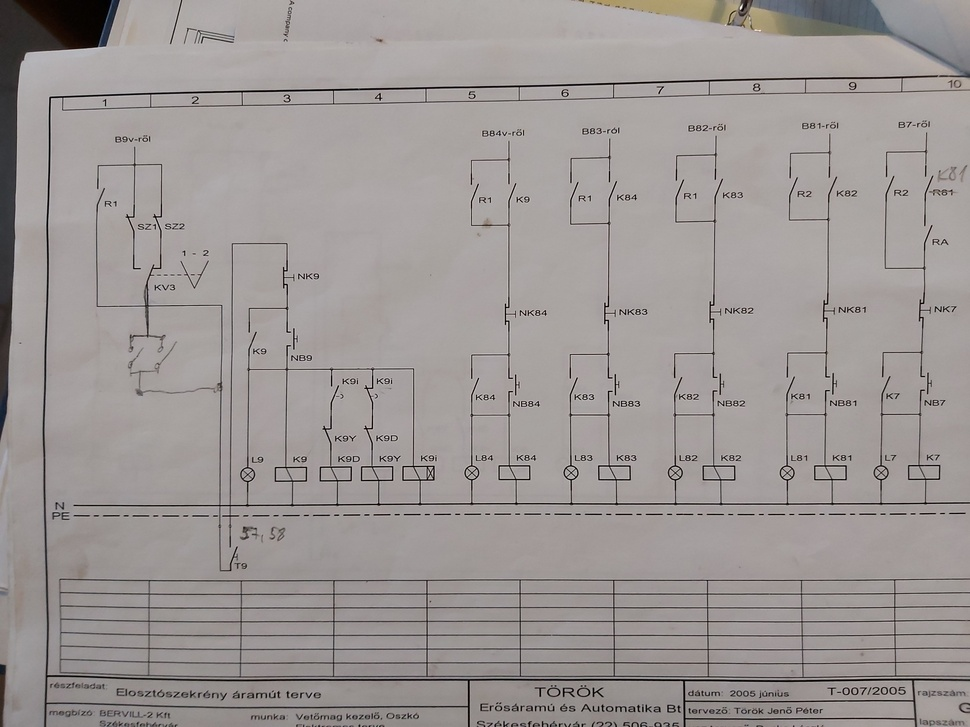
#> input picture circuits/asd.jpg, 970 x 727 px, shrunk from 4032 x 3024 before the run
$ python diagram.py circuits/asd.jpg
#> lines starting #> are read from the running program, lines starting #| are printed output that depends on the picture; after the words box and inside, x2 and y2 are one past the last pixel; in counts of white or black regions, pixels touching at a corner belong together
import numpy as np
import cv2

import sys
import os.path


# [12 lines left out: functions pointsClose, pointInRect, not called in this run]

def pointCloseToRect(pt, rect, threshold):
    mrect = (rect[0]-threshold, rect[1]-threshold, rect[2]+threshold*2, rect[3]+threshold*2)
    return pointInRect(pt, mrect)

# [87 lines left out: functions isIntersection, getIntersectionLines, getIntersectionEndpoints, getPointOrientation, getOrientationValues, not called in this run]


# read input image, preprocessing
if not len(sys.argv) == 2:
    print("The program needs exactly 1 argument!")
    exit()

if not os.path.isfile(str(sys.argv[1])):
    print("The file does not exist!")
    exit()

img = cv2.imread(str(sys.argv[1]))
#> img is the input picture: shape (727, 970, 3); mean B, G, R 149.6, 151.2, 157
gray = cv2.cvtColor(img, cv2.COLOR_BGR2GRAY)
thresh = cv2.threshold(gray, 150, 255, cv2.THRESH_BINARY)[1]
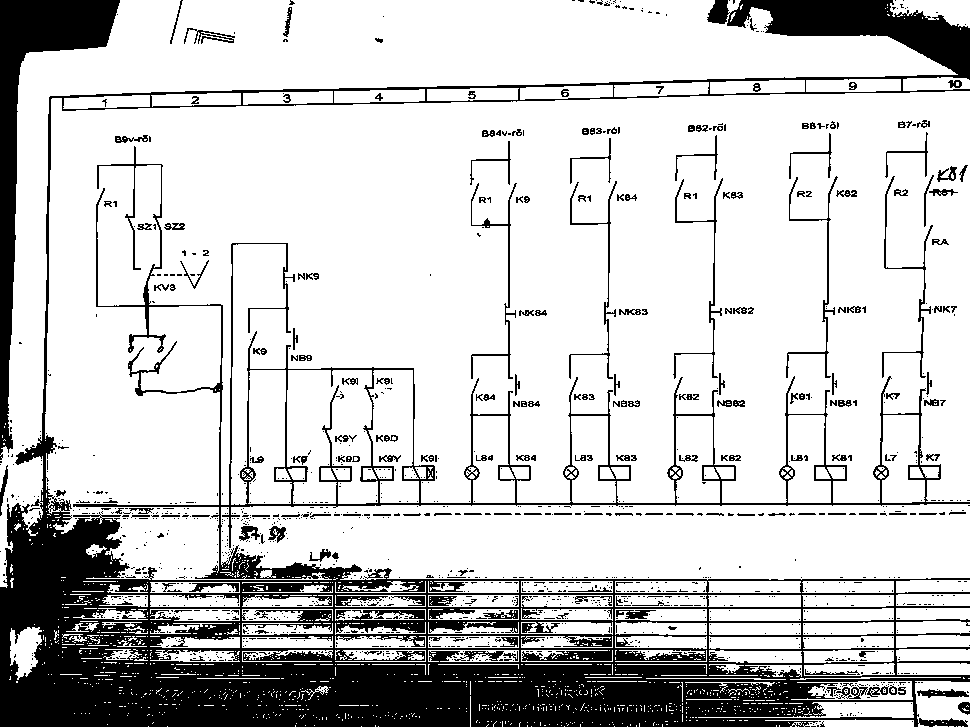
#> thresh: shape (727, 970); 79.3% white; 1447 black regions (1230 under 20 px), largest, box (x1, y1, x2, y2) and area: (0, 0, 970, 727) 115136, (0, 0, 120, 460) 11340, (786, 176, 838, 378) 708

cv2.imshow("Original image", img)

kernel = np.ones((5,5), np.uint8)
crosskernel = np.array([
                [0, 1, 0],
                [1, 1, 1],
                [0, 1, 0]], dtype = np.uint8)

thresh = cv2.morphologyEx(thresh, cv2.MORPH_OPEN, kernel)
#> thresh: shape (727, 970); 75% white; 62 black regions (37 under 20 px), largest, box (x1, y1, x2, y2) and area: (0, 0, 970, 727) 172225, (675, 123, 726, 181) 413, (570, 127, 620, 184) 411
eroded = cv2.erode(thresh, kernel)
#> eroded: shape (727, 970); 63.3% white; 35 black regions, largest, box (x1, y1, x2, y2) and area: (0, 0, 970, 727) 254756, (182, 26, 237, 46) 761, (480, 127, 526, 139) 464

# finding areas
num_labels, labels_im = cv2.connectedComponents(eroded)
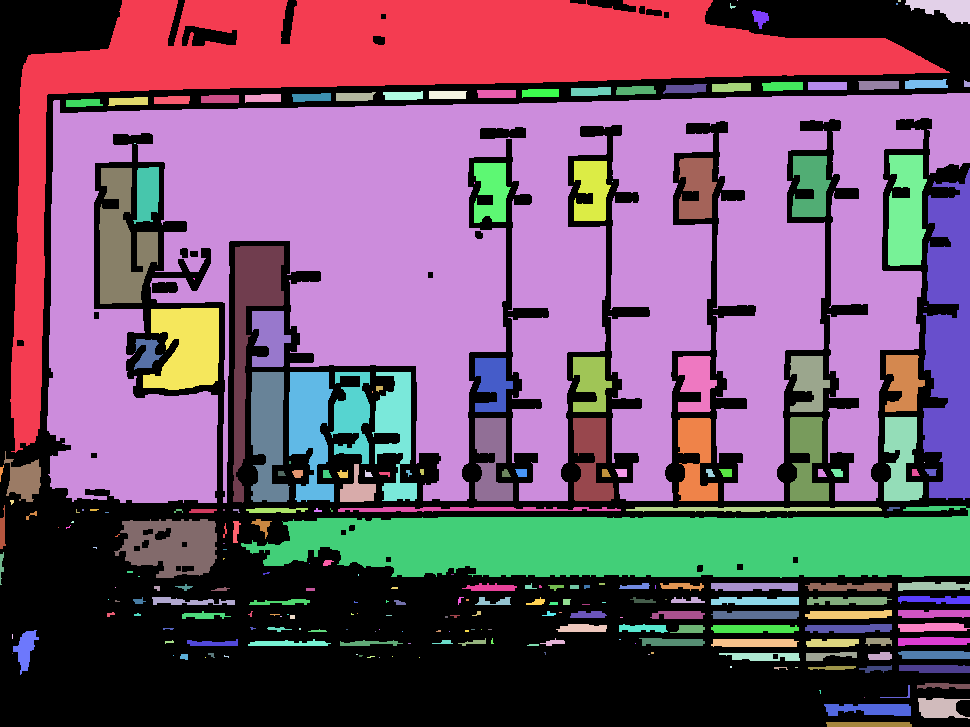
#> labels_im: shape (727, 970) int32; 259 distinct labels, from 0 to 258; one colour per label, 0 black
#> num_labels = 259

areas = []

for label in range(1,num_labels):
    # create mask from area
    mask = np.zeros((img.shape[0],img.shape[1]), dtype=np.uint8)
    mask[labels_im == label] = 255

    contours, hierarchy = cv2.findContours(mask, cv2.RETR_EXTERNAL, cv2.CHAIN_APPROX_SIMPLE)

    cnt = contours[0]

    # figuring out shapes
    peri = cv2.arcLength(cnt, True)
    approx = cv2.approxPolyDP(cnt, 0.02 * peri, True)

    x, y, w, h = cv2.boundingRect(approx)

    if len(approx) == 3:
        # triangle
        areas.append([[x,y,w,h],'T',cnt])
    elif len(approx) == 4:
        # quadrangle
        if 1 - (cv2.contourArea(cnt) / (w*h)) <= 0.05:
            # rectangle
            areas.append([[x,y,w,h],'R',cnt])
        elif abs(1 - (2 * cv2.contourArea(cnt) / (w*h))) <= 0.05:
            # diamond
            areas.append([[x,y,w,h],'D',cnt])
        else:
            # parallelogram
            areas.append([[x,y,w,h],'P',cnt])
    elif len(approx) > 4:
        # elipse
        areas.append([[x,y,w,h],'E',cnt])

    # if two areas overlap, delete the bigger (filter out ares where components and lines enclosed an area)
    for i in range(len(areas) - 1):
        if (x <= areas[i][0][0]+areas[i][0][2]) and (y <= areas[i][0][1]+areas[i][0][3]) and (x+w >= areas[i][0][0]) and (y+h >= areas[i][0][1]):
            if (w*h < areas[i][0][2]*areas[i][0][3]):
                del(areas[i])
            else:
                del(areas[-1])
            break
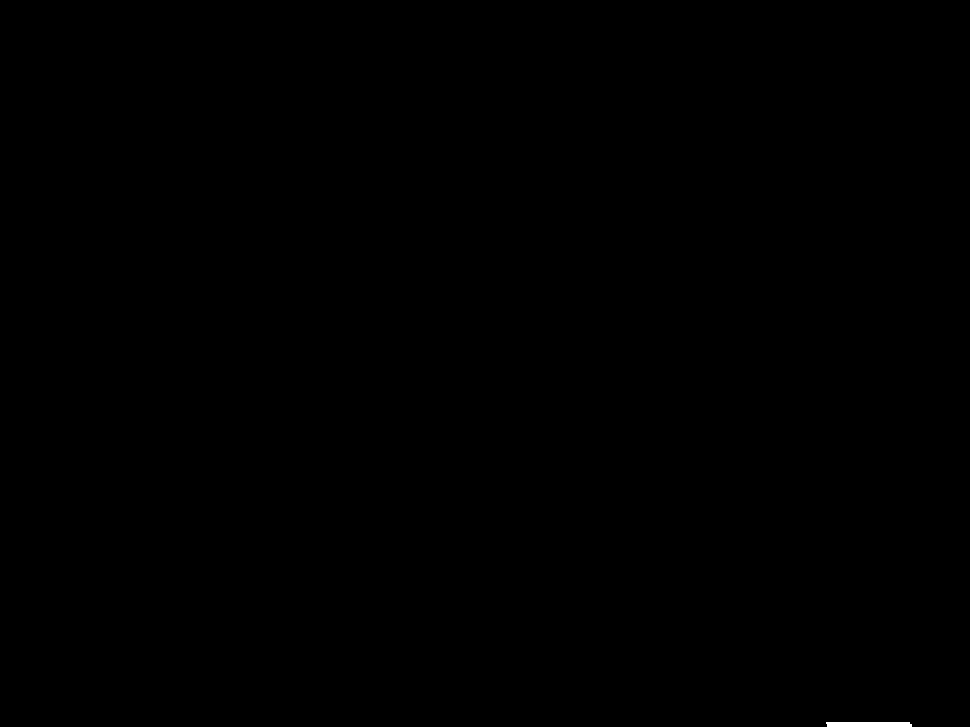
#> mask: shape (727, 970); 0.06% white; 1 white region, box (x1, y1, x2, y2) and area: (826, 722, 912, 727) 423


isArrowdetectionSuccessful = False

try:
    # making full a mask for every shape and arrow
    full = thresh.copy()

    for area in areas:
        cv2.drawContours(full, [area[2]], -1, 0, -1)
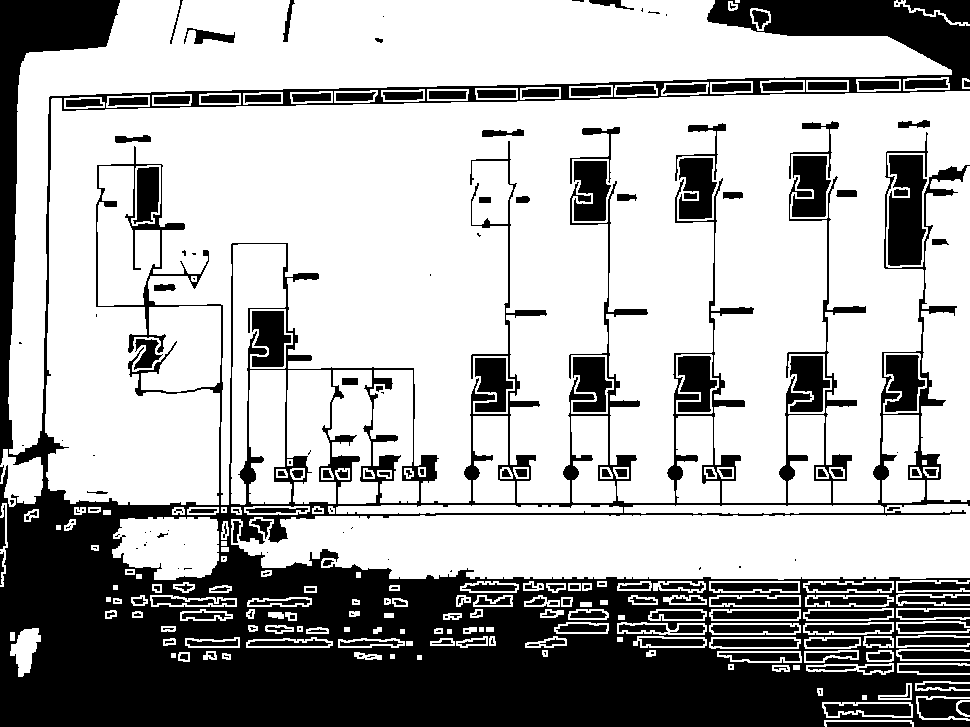
#> full: shape (727, 970); 68.2% white; 245 black regions (81 under 20 px), largest, box (x1, y1, x2, y2) and area: (0, 0, 970, 727) 172225, (888, 155, 927, 266) 3449, (792, 156, 831, 217) 1784

    full = 255 - full

    full = cv2.morphologyEx(full, cv2.MORPH_CLOSE, kernel)
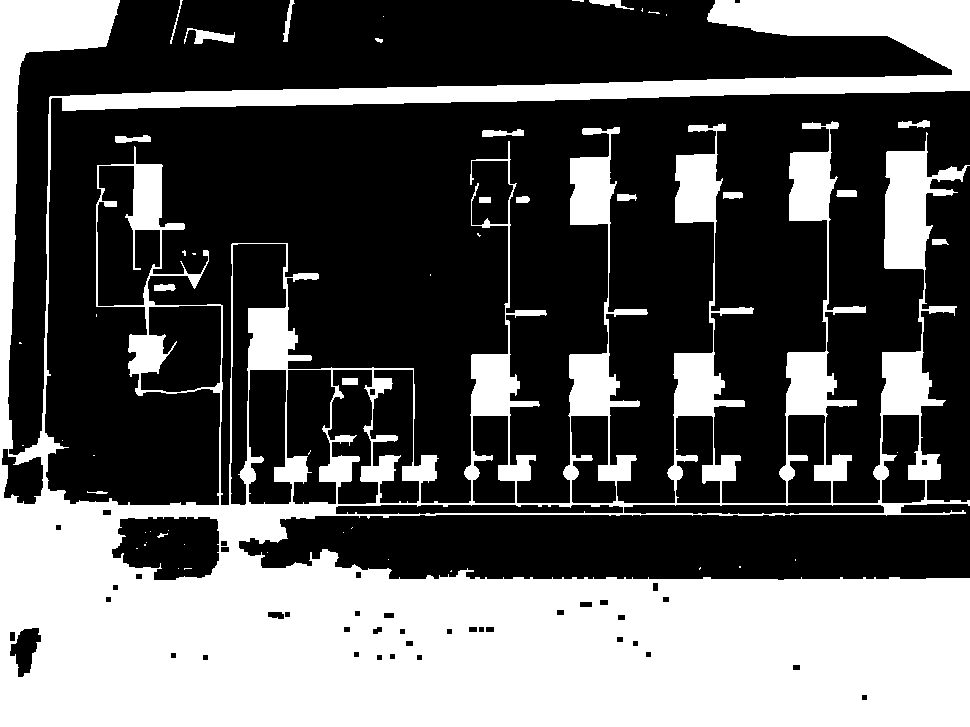
#> full: shape (727, 970); 36.4% white; 52 white regions (33 under 20 px)

    # making fullcontours a mask for only the shapes (covering the outer borders)
    fullcontours = full

    # erode until there's as many contours as shapes
    contours, hierarchy = cv2.findContours(fullcontours, cv2.RETR_EXTERNAL, cv2.CHAIN_APPROX_SIMPLE)
#> contours = 39 contours, 24 with area under 20; largest, box (x1, y1, x2, y2) and area: (0, 0, 970, 727) 309578, (184, 28, 235, 44) 310, (482, 129, 524, 137) 180, (115, 135, 151, 143) 160, (589, 0, 634, 10) 138

    erodeCount = 0
    while not (len(contours) == len(areas)):
        fullcontours = cv2.erode(fullcontours,crosskernel)
#> (the run stopped early here; a loop or call above may not have finished)
